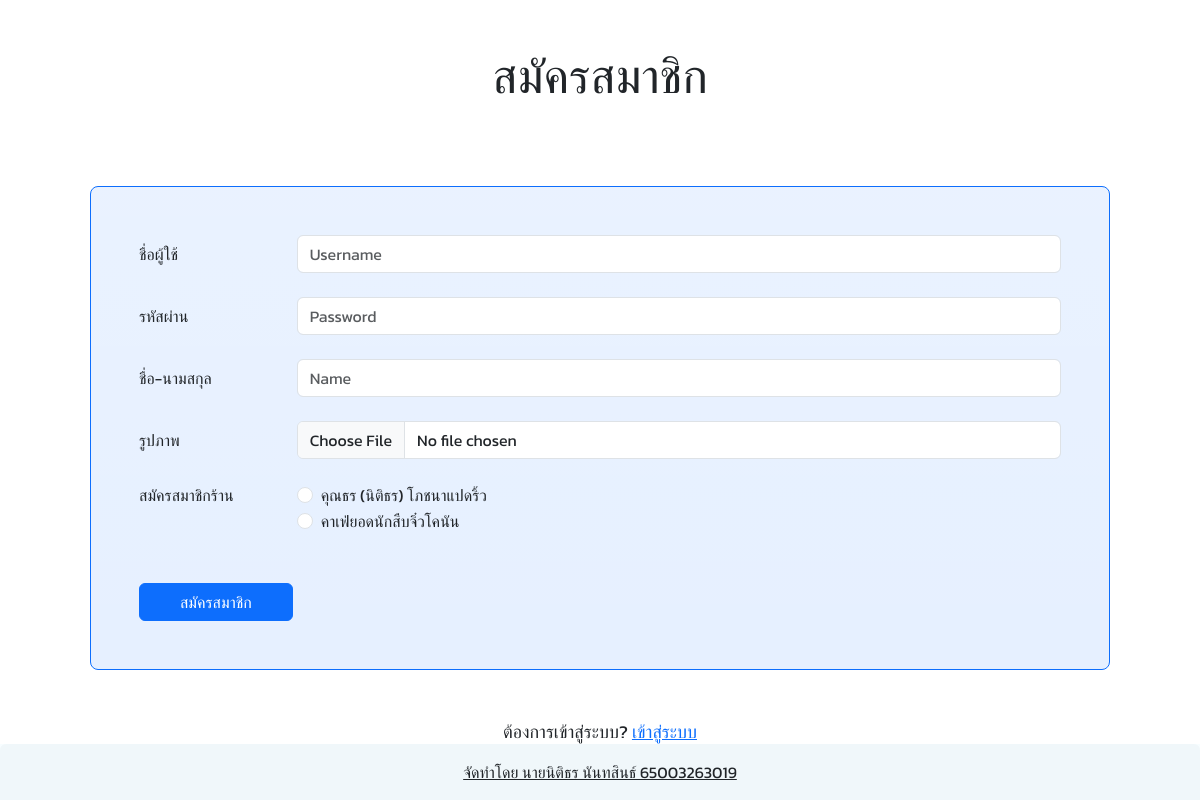
Screenshot of /app/register.php with the database file from the repository.
### tables this page shows
CREATE TABLE `e_eatery` (
  `e_eatery_id` int(3) NOT NULL,
  `e_eatery_name` varchar(256) NOT NULL,
  `e_eatery_address` varchar(256) NOT NULL,
  `e_eatery_phone` varchar(10) NOT NULL,
  `e_eatery_status` varchar(256) NOT NULL
);

### app/register.php (the view, shortened to what this page needs)
<!DOCTYPE html>
<html lang="en">
<head>
    <link rel="stylesheet" href="../css/styles.css">
    <link href="../css/bootstrap.min.css" rel="stylesheet">
</head>
<?php
    require_once "../db_connect.php";
    $sql = "SELECT * FROM e_eatery";
    $stmt = $pdo->query($sql);
    $e_data = $stmt->fetchAll();
?>
<body>
    <div class="container">
        <h1 class="pt-5 display-5 text-center">สมัครสมาชิก</h1>
        <br>
        <div class="p-5 m-5 bg-primary bg-gradient bg-opacity-10 border border-primary rounded-3">
            <form action="register.php?submitted=1" method="post" enctype="multipart/form-data">
                <div class="form-group row">
                    <label class="col-sm-2 col-form-label" for="username">ชื่อผู้ใช้</label>
                    <div class="col-sm-10">
                        <input id="username" class="form-control" type="text" name="username" placeholder="Username" required/>
                    </div>
                </div>
                <br>
                <div class="form-group row">
                    <label class="col-sm-2 col-form-label" for="password">รหัสผ่าน</label>
                    <div class="col-sm-10">
                        <input id="password" class="form-control" type="password" name="password" placeholder="Password" required/>
                    </div>
                </div>
                <br>
                <div class="form-group row">
                    <label class="col-sm-2 col-form-label" for="name">ชื่อ-นามสกุล</label>
                    <div class="col-sm-10">
                        <input id="name" class="form-control" type="text" name="name" placeholder="Name" required/>
                    </div>
                </div>
                <br>
                <div class="form-group row">
                    <label class="col-sm-2 col-form-label" for="member_image">รูปภาพ</label>
                    <div class="col-sm-10">
                    <input id="member_image" class="form-control" type="file" name="member_image" placeholder="Picture">
                    </div>
                </div>
                <br>
                <fieldset class="form-group">
                    <div class="row">
                        <legend class="col-form-label col-sm-2 pt-0">สมัครสมาชิกร้าน</legend>
                        <div class="col-sm-10">
                            <?php
                                foreach($e_data as $e) {
                                    echo '
                                    <div class="form-check">
                                        <input class="form-check-input" type="radio" name="member_for" id="'.$e["e_eatery_name"].'" value="'.$e["e_eatery_id"].'" required>
                                        <label class="form-check-label" for="'.$e["e_eatery_name"].'">
                                            '.$e["e_eatery_name"].'
                                        </label>
                                    </div>
                                    ';
                                }
                            ?>
                        </div>
                    </div>
                </fieldset>
                <br><br>
                <button type="submit" class="col-sm-2 btn btn-primary" onclick="confirm('ท่านยืนยันการสมัครสมาชิกหรือไม่ ?')">สมัครสมาชิก</button>
            </form>
        </div>
    </div>
    <div class="text-center">
        <p>ต้องการเข้าสู่ระบบ? <a href="login.php">เข้าสู่ระบบ</a></p>
    </div>
    <footer class="fixed-bottom bg-body-tertiary text-center text-lg-start rounded-top">
        <div class="text-center p-3" style="background-color: rgba(97, 218, 255, 0.05)">
            <a class="text-body" href="#">จัดทำโดย นายนิติธร นันทสินธ์ 65003263019</a>
        </div>
    </footer>
</body>

### css/styles.css (style rules this page uses)
* { font-family: "Kanit", sans-serif; }
p { font-size: large; }

### rows the page displays
e_eatery: e_eatery_name "คุณธร (นิติธร) โภชนาแปดริ้ว"
e_eatery: e_eatery_name "คาเฟ่ยอดนักสืบจิ๋วโคนัน"
